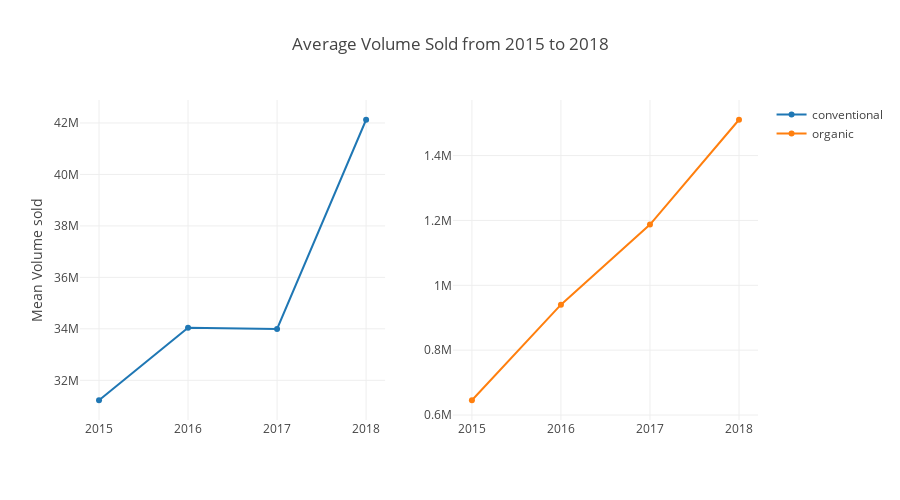

Notebook cell for this chart:
### Markdown cell above
### 2.5 Mean volume sold

### Code cell
## Code influenced by: https://www.kaggle.com/shahules/avocado-apocalypse

conv=df_total[df_total['type']=='conventional'].groupby('year')['Total Volume'].agg('mean')
org=df_total[df_total['type']=='organic'].groupby('year')['Total Volume'].agg('mean')

trace1=go.Scatter(x=conv.index,y=conv,name="conventional")
trace2=go.Scatter(x=org.index,y=org,name='organic')
fig=tools.make_subplots(rows=1,cols=2)
fig.append_trace(trace1,1,1)
fig.append_trace(trace2,1,2)

fig['layout'].update(height=500, title="Average Volume Sold from 2015 to 2018", barmode="stack", showlegend=True,yaxis=dict(title="Mean Volume sold"))

py.iplot(fig)

### Figure 1 — Plotly figure (JSON) as saved in the notebook; plotly's stock layout.template omitted (floating-point values rounded to 4 significant figures)
{"data": [{"name": "conventional", "type": "scatter", "uid": "a9604b22-00bd-4f39-a084-9d2939b48069", "x": [2015, 2016, 2017, 2018], "xaxis": "x", "y": [31220000.0, 34040000.0, 34000000.0, 42130000.0], "yaxis": "y"}, {"name": "organic", "type": "scatter", "uid": "307d9ae7-c581-45cf-a154-746cd5d94db3", "x": [2015, 2016, 2017, 2018], "xaxis": "x2", "y": [645600.0, 940400.0, 1187000.0, 1510000.0], "yaxis": "y2"}], "layout": {"barmode": "stack", "height": 500, "showlegend": true, "title": {"text": "Average Volume Sold from 2015 to 2018"}, "xaxis": {"anchor": "y", "domain": [0, 0.45]}, "xaxis2": {"anchor": "y2", "domain": [0.55, 1]}, "yaxis": {"anchor": "x", "domain": [0, 1], "title": {"text": "Mean Volume sold"}}, "yaxis2": {"anchor": "x2", "domain": [0, 1]}}}
